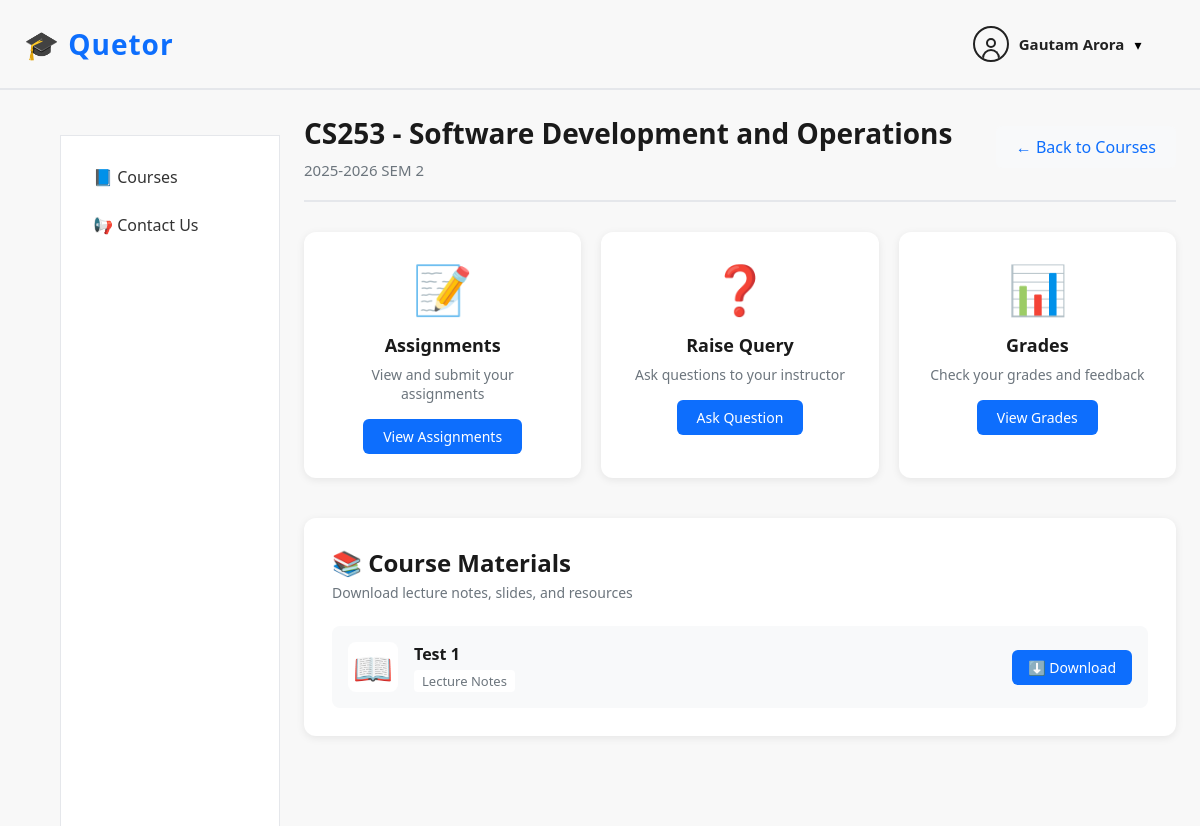
The app's page /courses/1/student/home/ (signed in), older data.
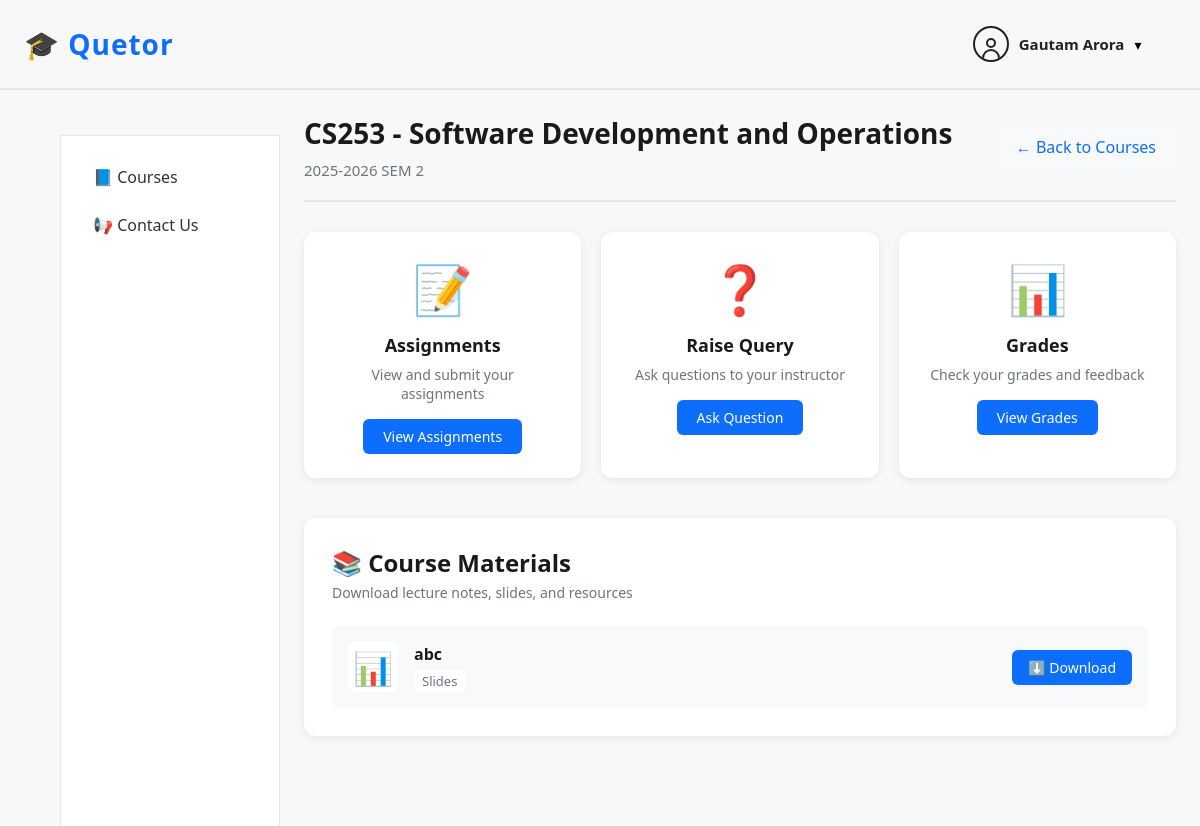
The same page, newer data.
### content/models.py (models this page shows, shortened)
class CourseMaterial(models.Model):
    CONTENT_TYPE_CHOICES = [
        ('notes', 'Lecture Notes'),
        ('slides', 'Slides'),
        ('ppt', 'PPT'),
        ('pyq', 'Previous Year Questions'),
        ('other', 'Other'),
    ]
    course = models.ForeignKey(Course, on_delete=models.CASCADE)
    title = models.CharField(max_length=200)
    content_type = models.CharField(
        max_length=20,
        choices=CONTENT_TYPE_CHOICES
    )
    file = models.FileField(upload_to='course_materials/')
    is_published = models.BooleanField(default=False)
    uploaded_at = models.DateTimeField(auto_now_add=True)

### courses/views.py (the view)
# urls.py: path('<int:course_id>/student/home/', student_course_home),
@login_required
def student_course_home(request, course_id):
    if not CourseStudent.objects.filter(course_id=course_id, student=request.user).exists():
        return redirect('/courses/')
    course = Course.objects.select_related('semester').get(id=course_id)
    materials = CourseMaterial.objects.filter(course_id=course_id, is_published=True)
    return render(request, 'courses/student_home.html', {
        'course': course,
        'materials': materials,
        'course_id': course_id
    })

### courses/models.py (called while the page is built)
    def __str__(self):
        return f"{self.year_start}-{self.year_end} SEM {self.sem}"

### templates/courses/student_home.html (shortened to what this page needs)
{% extends "courses/base.html" %}
{% load static %}
{% block content %}
<div class="course-detail-header">
  <div class="course-title-section">
    <h1 class="course-title">{{ course.code }} - {{ course.name }}</h1>
    <p class="course-semester">{{ course.semester }}</p>
  </div>
  <a href="/courses/" class="back-link">← Back to Courses</a>
</div>
<div class="actions-grid">
  <div class="action-card">
    <div class="action-icon">📝</div>
    <h3>Assignments</h3>
    <p>View and submit your assignments</p>
    <a href="/assignments/{{ course_id }}/" class="action-btn">View Assignments</a>
  </div>
  <div class="action-card">
    <div class="action-icon">❓</div>
    <h3>Raise Query</h3>
    <p>Ask questions to your instructor</p>
    <a href="/queries/{{ course_id }}/" class="action-btn">Ask Question</a>
  </div>
  <div class="action-card">
    <div class="action-icon">📊</div>
    <h3>Grades</h3>
    <p>Check your grades and feedback</p>
    <a href="#" class="action-btn">View Grades</a>
  </div>
</div>
<div class="materials-section">
  <div class="section-header">
    <h2>📚 Course Materials</h2>
    <p class="section-subtitle">Download lecture notes, slides, and resources</p>
  </div>
  {% if materials %}
    <div class="materials-list">
      {% for m in materials %}
        <div class="material-item">
          <div class="material-info">
            <div class="material-icon">
              {% if m.content_type == 'notes' %}
                📖
              {% elif m.content_type == 'slides' %}
                📊
              {% elif m.content_type == 'ppt' %}
                📽️
              {% elif m.content_type == 'pyq' %}
                📝
              {% else %}
                📄
              {% endif %}
            </div>
            <div class="material-details">
              <h4 class="material-title">{{ m.title }}</h4>
              <span class="material-type">{{ m.get_content_type_display }}</span>
            </div>
          </div>
          <a href="{{ m.file.url }}" class="download-btn" download>
            ⬇️ Download
          </a>
        </div>
      {% endfor %}
    </div>
  {% else %}
    <div class="empty-state">
      <div class="empty-icon">📭</div>
      <h3>No Materials Yet</h3>
      <p>Your instructor hasn't published any materials for this course yet. Check back later!</p>
    </div>
  {% endif %}
</div>
{% endblock %}

Row changes from the older to the newer data that the page shows:
removed CourseMaterial: title "Test 1", content_type "Lecture Notes"
added CourseMaterial: title "abc", content_type "Slides"
